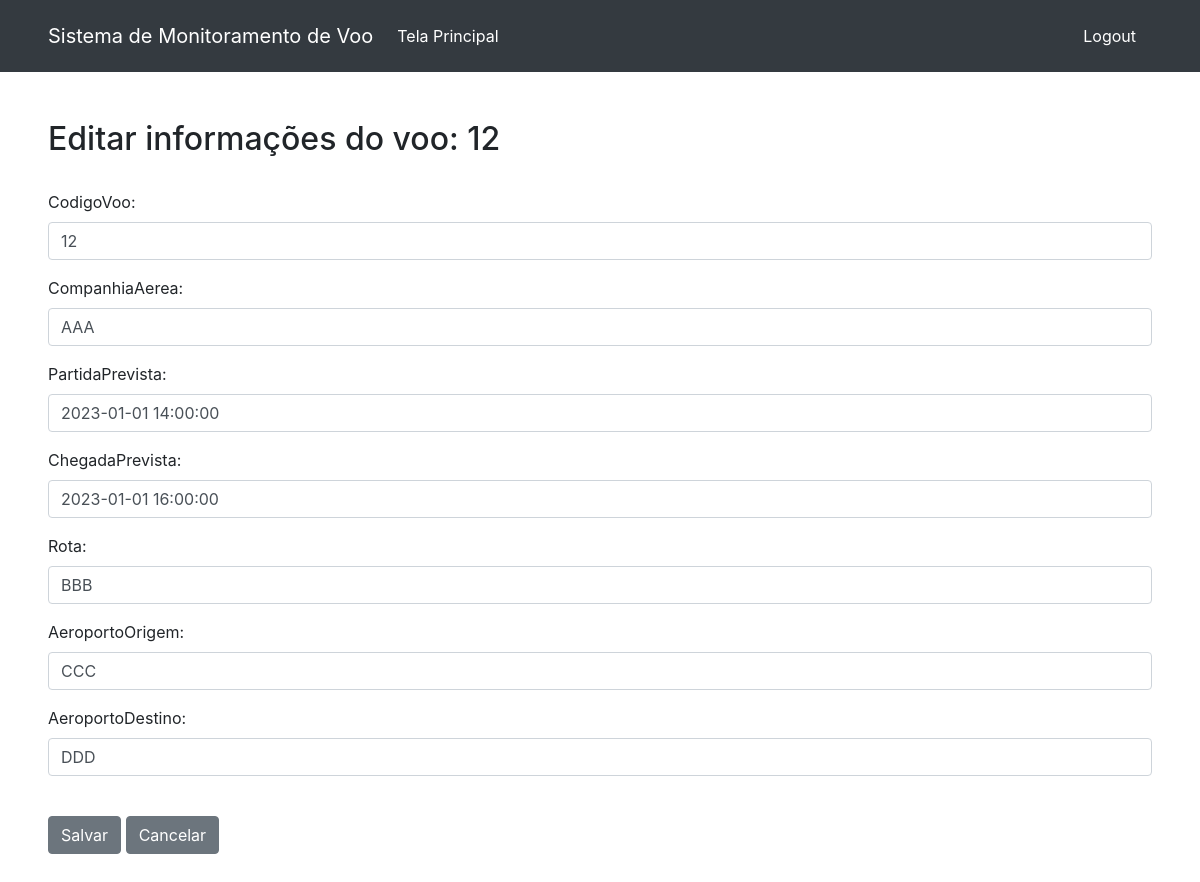
The page /crud/editar_voo/12 on the database its author committed.
### aeroporto/models.py (models this page shows, shortened)
class Voo(models.Model):
    codigoVoo = models.IntegerField(primary_key=True, null=False, unique=True)
    companhiaAerea = models.CharField(max_length=100, null=False)
    partidaPrevista = models.DateTimeField(null=False)
    partidaReal = models.DateTimeField(null=True)
    chegadaPrevista = models.DateTimeField(null=False)
    chegadaReal = models.DateTimeField(null=True)
    status = models.CharField(max_length=100, null=False, default='Aguardo')
    rota = models.CharField(max_length=100, null=True)
    aeroportoOrigem = models.CharField(max_length=100, null=False)
    aeroportoDestino = models.CharField(max_length=100, null=False)
    class Meta:
        db_table = 'voos'

### aeroporto/views.py (the view)
# urls.py: path('crud/editar_voo/<int:pk>', views.EditVooView.as_view(), name='editar_voo'),
class EditVooView(UpdateView):
    model = Voo
    form_class = VooEditForm
    template_name = 'editar_voo.html'

### aeroporto/forms.py
class VooEditForm(forms.ModelForm):
    class Meta:
        model = Voo
        fields = ('codigoVoo', 'companhiaAerea', 'partidaPrevista', 'chegadaPrevista', 'rota', 'aeroportoOrigem', 'aeroportoDestino')
        widgets = {
            'codigoVoo': forms.NumberInput(attrs={'class': 'form-control', 'placeholder': 'Insira o Código do Voo'}),
            'companhiaAerea': forms.TextInput(attrs={'class': 'form-control', 'placeholder': 'Insira a Companhia Aérea'}),
            'partidaPrevista': forms.DateTimeInput(attrs={'class': 'form-control', 'placeholder': 'Ano-Mês-Dia Hora:Minuto:Segundo'}),
            'chegadaPrevista': forms.DateTimeInput(attrs={'class': 'form-control', 'placeholder': 'Ano-Mês-Dia Hora:Minuto:Segundo'}),
            'rota': forms.TextInput(attrs={'class': 'form-control', 'placeholder': 'Insira a Rota do voo'}),
            'aeroportoOrigem': forms.TextInput(attrs={'class': 'form-control', 'placeholder': 'Insira o Aeroporto de Origem'}),
            'aeroportoDestino' : forms.TextInput(attrs={'class': 'form-control', 'placeholder': 'Insira o Aeroporto de Destino'}),
        }

### template/editar_voo.html (shortened to what this page needs)
{% load static %}
<!DOCTYPE html>
<html>
<head>
    <link rel="stylesheet" href="{% static 'css/bootstrap/bootstrap.min.css' %}">
    <link rel="stylesheet" href="{% static 'css/navbar.css' %}">
</head>
<body>
    <div class="nav-container">
        <nav class="navbar navbar-expand navbar-dark bg-dark">
            <a class="navbar-brand" href="{% url 'main'%}">Sistema de Monitoramento de Voo</a>
            <div class="collapse navbar-collapse" id="navbarText">
                <ul class="navbar-nav mr-auto">
                    <li class="nav-item active">
                        <a class="nav-link" href="{% url 'main'%}">Tela Principal<span class="sr-only">(current)</span></a>
                    </li>
                </ul>
                <span class="navbar-text">
                        <a class="nav-link" href="{% url 'login'%}">Logout<span class="sr-only">(current)</span></a>
                </span>
            </div>
        </nav>
    </div>
    <div class="container-xl p-5">
        <h2>
            Editar informações do voo: {{ voo.codigoVoo }}
        </h2>
        <br>
        <table>
            <div class="form-group">
                <form method="POST">
                    {% csrf_token %} {{ form.as_p}}
                    <br>
                    <button class="btn btn-secondary">Salvar</button>
                    <a class="btn btn-secondary" href="{% url 'crud' %}">Cancelar</a>
                </form>
            </div>
        </table>
    </div>
</body>
</html>

### static/css/navbar.css (style rules this page uses)
.nav-container { background-color: #343a40; }
nav { margin-left: 2rem; margin-right: 2rem; }

### rows shown on the page
Voo: codigoVoo "12", companhiaAerea "AAA", partidaPrevista "2023-01-01 14:00:00", chegadaPrevista "2023-01-01 16:00:00", rota "BBB", aeroportoOrigem "CCC", aeroportoDestino "DDD"
